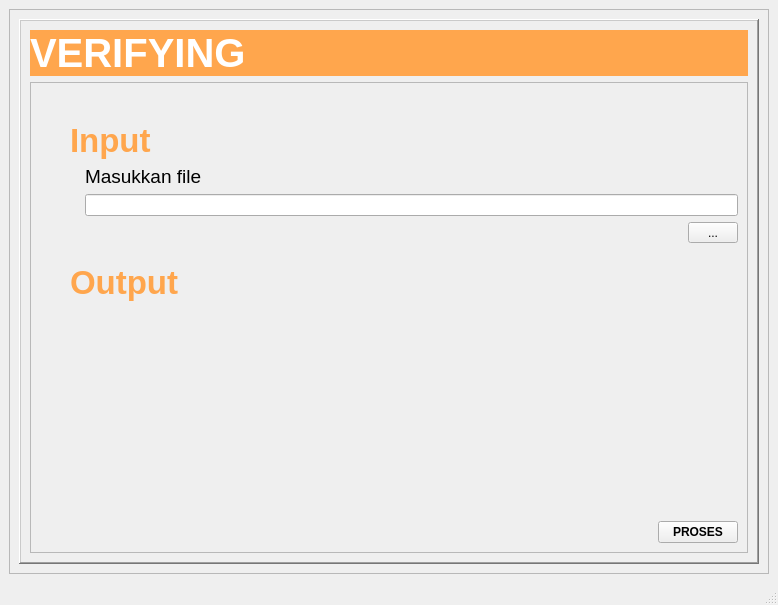
<?xml version="1.0" encoding="UTF-8"?>
<ui version="4.0">
 <class>MainWindow</class>
 <widget class="QMainWindow" name="MainWindow">
  <property name="geometry">
   <rect>
    <x>0</x>
    <y>0</y>
    <width>778</width>
    <height>605</height>
   </rect>
  </property>
  <property name="windowTitle">
   <string>Digital Signature</string>
  </property>
  <widget class="QWidget" name="centralwidget">
   <layout class="QGridLayout" name="gridLayout">
    <item row="0" column="0">
     <widget class="QFrame" name="frame">
      <property name="frameShape">
       <enum>QFrame::StyledPanel</enum>
      </property>
      <property name="frameShadow">
       <enum>QFrame::Raised</enum>
      </property>
      <layout class="QGridLayout" name="gridLayout_4">
       <item row="0" column="0">
        <widget class="QFrame" name="frame_signing">
         <property name="styleSheet">
          <string notr="true"/>
         </property>
         <property name="frameShape">
          <enum>QFrame::WinPanel</enum>
         </property>
         <property name="frameShadow">
          <enum>QFrame::Raised</enum>
         </property>
         <layout class="QGridLayout" name="gridLayout_3">
          <item row="0" column="0">
           <layout class="QVBoxLayout" name="verticalLayout_4">
            <item>
             <widget class="QLabel" name="signing">
              <property name="font">
               <font>
                <pointsize>30</pointsize>
                <weight>75</weight>
                <bold>true</bold>
               </font>
              </property>
              <property name="styleSheet">
               <string notr="true">background-color: rgb(255, 166, 77);
color: rgb(255, 255, 255);</string>
              </property>
              <property name="text">
               <string>VERIFYING</string>
              </property>
              <property name="scaledContents">
               <bool>false</bool>
              </property>
              <property name="margin">
               <number>10</number>
              </property>
             </widget>
            </item>
            <item>
             <widget class="QScrollArea" name="scrollArea">
              <property name="widgetResizable">
               <bool>true</bool>
              </property>
              <widget class="QWidget" name="scrollAreaWidgetContents">
               <property name="geometry">
                <rect>
                 <x>0</x>
                 <y>0</y>
                 <width>714</width>
                 <height>422</height>
                </rect>
               </property>
               <layout class="QGridLayout" name="gridLayout_2">
                <item row="0" column="0">
                 <layout class="QVBoxLayout" name="verticalLayout">
                  <property name="leftMargin">
                   <number>30</number>
                  </property>
                  <property name="topMargin">
                   <number>30</number>
                  </property>
                  <item>
                   <layout class="QVBoxLayout" name="verticalLayout_2">
                    <item>
                     <widget class="QLabel" name="label_input">
                      <property name="font">
                       <font>
                        <pointsize>25</pointsize>
                        <weight>75</weight>
                        <italic>false</italic>
                        <bold>true</bold>
                        <underline>false</underline>
                       </font>
                      </property>
                      <property name="styleSheet">
                       <string notr="true">color: rgb(255, 166, 77);</string>
                      </property>
                      <property name="text">
                       <string>Input</string>
                      </property>
                      <property name="alignment">
                       <set>Qt::AlignLeading|Qt::AlignLeft|Qt::AlignVCenter</set>
                      </property>
                      <property name="wordWrap">
                       <bool>true</bool>
                      </property>
                      <property name="margin">
                       <number>0</number>
                      </property>
                     </widget>
                    </item>
                    <item>
                     <layout class="QVBoxLayout" name="verticalLayout_7">
                      <property name="leftMargin">
                       <number>15</number>
                      </property>
                      <property name="topMargin">
                       <number>0</number>
                      </property>
                      <property name="bottomMargin">
                       <number>0</number>
                      </property>
                      <item>
                       <widget class="QLabel" name="label_5">
                        <property name="font">
                         <font>
                          <pointsize>14</pointsize>
                         </font>
                        </property>
                        <property name="text">
                         <string>Masukkan file</string>
                        </property>
                       </widget>
                      </item>
                      <item>
                       <widget class="QLineEdit" name="edit_file"/>
                      </item>
                      <item>
                       <layout class="QHBoxLayout" name="horizontalLayout_3">
                        <item>
                         <spacer name="horizontalSpacer">
                          <property name="orientation">
                           <enum>Qt::Horizontal</enum>
                          </property>
                          <property name="sizeHint" stdset="0">
                           <size>
                            <width>40</width>
                            <height>20</height>
                           </size>
                          </property>
                         </spacer>
                        </item>
                        <item>
                         <widget class="QToolButton" name="btn_search">
                          <property name="minimumSize">
                           <size>
                            <width>50</width>
                            <height>0</height>
                           </size>
                          </property>
                          <property name="text">
                           <string>...</string>
                          </property>
                         </widget>
                        </item>
                       </layout>
                      </item>
                     </layout>
                    </item>
                   </layout>
                  </item>
                  <item>
                   <layout class="QVBoxLayout" name="verticalLayout_3">
                    <property name="topMargin">
                     <number>15</number>
                    </property>
                    <item>
                     <widget class="QLabel" name="label_output">
                      <property name="font">
                       <font>
                        <pointsize>25</pointsize>
                        <weight>75</weight>
                        <italic>false</italic>
                        <bold>true</bold>
                        <underline>false</underline>
                       </font>
                      </property>
                      <property name="styleSheet">
                       <string notr="true">color: rgb(255, 166, 77);</string>
                      </property>
                      <property name="text">
                       <string>Output</string>
                      </property>
                      <property name="alignment">
                       <set>Qt::AlignLeading|Qt::AlignLeft|Qt::AlignVCenter</set>
                      </property>
                      <property name="wordWrap">
                       <bool>true</bool>
                      </property>
                      <property name="margin">
                       <number>0</number>
                      </property>
                     </widget>
                    </item>
                    <item>
                     <layout class="QHBoxLayout" name="horizontalLayout">
                      <property name="leftMargin">
                       <number>15</number>
                      </property>
                      <item>
                       <widget class="QLabel" name="label_verify">
                        <property name="font">
                         <font>
                          <pointsize>14</pointsize>
                         </font>
                        </property>
                        <property name="text">
                         <string/>
                        </property>
                       </widget>
                      </item>
                      <item>
                       <spacer name="horizontalSpacer_3">
                        <property name="orientation">
                         <enum>Qt::Horizontal</enum>
                        </property>
                        <property name="sizeHint" stdset="0">
                         <size>
                          <width>40</width>
                          <height>20</height>
                         </size>
                        </property>
                       </spacer>
                      </item>
                     </layout>
                    </item>
                   </layout>
                  </item>
                  <item>
                   <spacer name="verticalSpacer">
                    <property name="orientation">
                     <enum>Qt::Vertical</enum>
                    </property>
                    <property name="sizeHint" stdset="0">
                     <size>
                      <width>20</width>
                      <height>40</height>
                     </size>
                    </property>
                   </spacer>
                  </item>
                  <item>
                   <layout class="QHBoxLayout" name="horizontalLayout_4">
                    <item>
                     <spacer name="horizontalSpacer_2">
                      <property name="orientation">
                       <enum>Qt::Horizontal</enum>
                      </property>
                      <property name="sizeHint" stdset="0">
                       <size>
                        <width>40</width>
                        <height>20</height>
                       </size>
                      </property>
                     </spacer>
                    </item>
                    <item>
                     <widget class="QPushButton" name="btn_process">
                      <property name="font">
                       <font>
                        <weight>75</weight>
                        <bold>true</bold>
                       </font>
                      </property>
                      <property name="styleSheet">
                       <string notr="true"/>
                      </property>
                      <property name="text">
                       <string>PROSES</string>
                      </property>
                     </widget>
                    </item>
                   </layout>
                  </item>
                 </layout>
                </item>
               </layout>
              </widget>
             </widget>
            </item>
           </layout>
          </item>
         </layout>
        </widget>
       </item>
      </layout>
     </widget>
    </item>
   </layout>
  </widget>
  <widget class="QMenuBar" name="menubar">
   <property name="geometry">
    <rect>
     <x>0</x>
     <y>0</y>
     <width>778</width>
     <height>25</height>
    </rect>
   </property>
  </widget>
  <widget class="QStatusBar" name="statusbar"/>
 </widget>
 <resources/>
 <connections/>
</ui>
